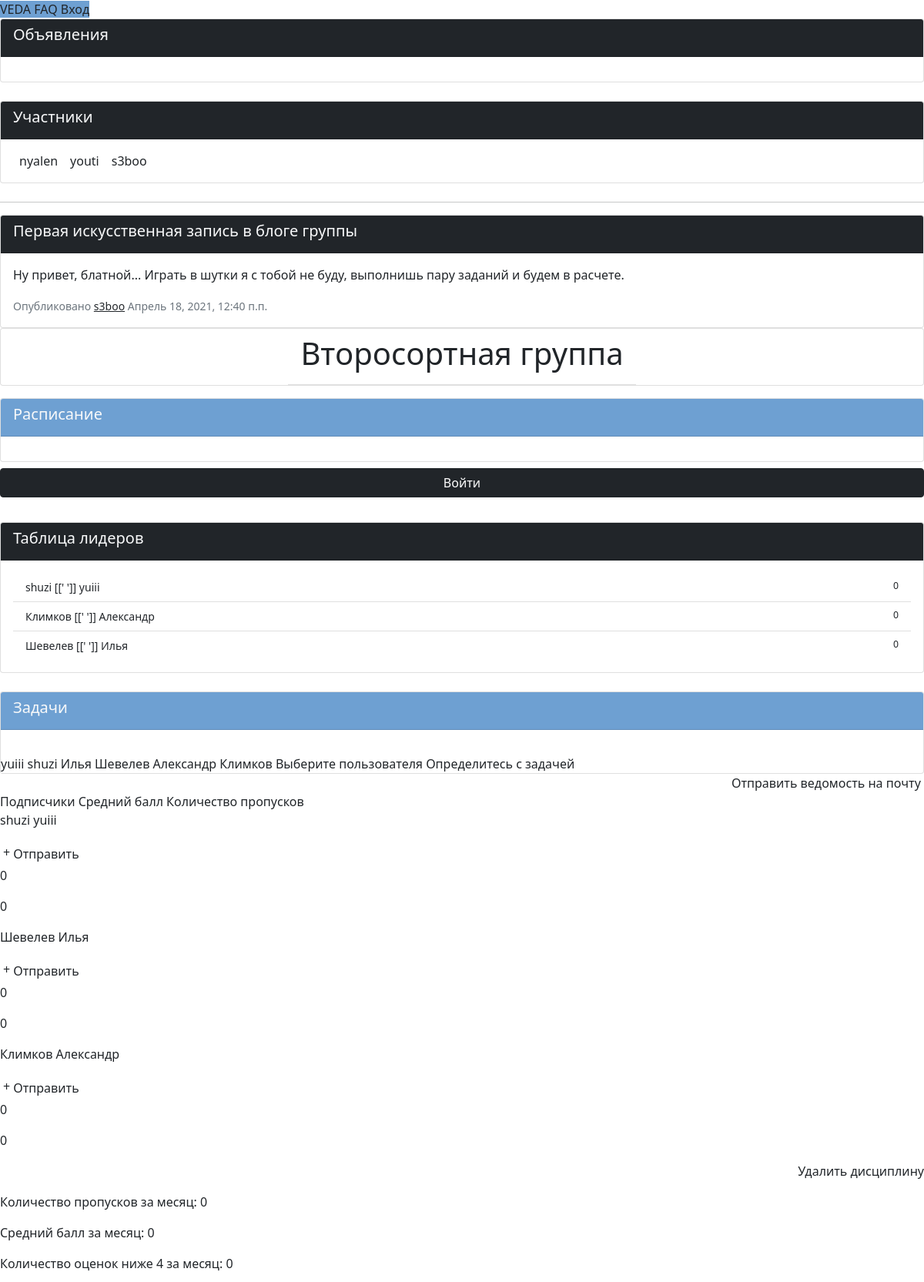
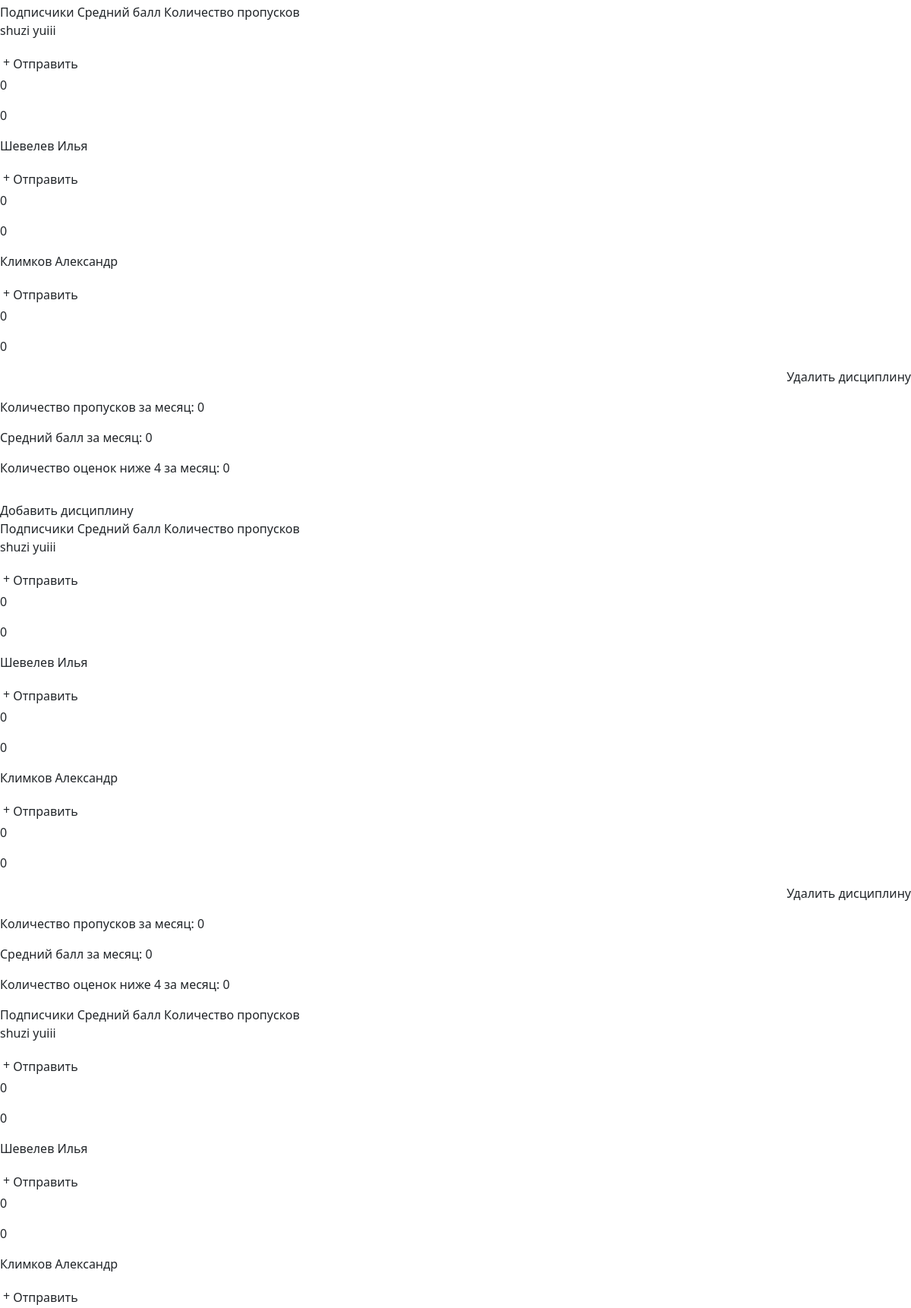
The page /group/2 (upper part) on the database its author committed (2 pictures, top to bottom).
### VEDA_application/models.py (models this page shows, shortened)
class Client(models.Model):
    user = models.OneToOneField(
        User,
        on_delete=models.CASCADE,
    )   # Связь один-к-одному с пользователем
    father = models.ForeignKey(
        Parent,
        on_delete=models.SET_NULL,
        null=True,
        blank=True,
        related_name='father'
    ) # Связь с родителем внешним ключем
    mother =  models.ForeignKey(
        Parent,
        on_delete=models.SET_NULL,
        blank=True,
        null=True,
        related_name='mother'
    ) # Связь с родителем внешним ключом
    status = models.CharField(max_length=100, blank=True, null=True)             # Поле статуса (отображается в профиле пользователя)
    hobbies = models.CharField(max_length=100, blank=True, null=True)            # Поле хобби (используется куратором и отображается в профиле)
    day_of_birthday = models.DateField(null=True)         # Поле дня рождения (используется куратором и отображается в профиле)
    adress = models.CharField(max_length=50, blank=True, null=True)              # Поле адреса (используется только куратором и не виден в профиле)
    vk = models.TextField(blank=True)
    instagram = models.TextField(blank=True)
    gender = models.CharField(choices=(
        ('M', 'Male'),
        ('F', 'Female'),
        ('O', 'Other')
    ), max_length=50, null=True)                          # Пол пользователя в формате первой буквы
    userpic = models.ImageField(upload_to='userpics', null=True, default="default.png")    # Аватар пользователя
    def __str__(self):
            return self.user.username
    class Meta:
        ordering = ['user__last_name', 'user__first_name']

class Group_post(models.Model):
    group = models.ForeignKey(
        Group,
        on_delete=models.CASCADE
    ) # Группа-автор
    author = models.ForeignKey(
        Client,
        on_delete=models.SET_NULL,
        null=True
    ) # Автор поста, может отсутствовать
    article = models.CharField(max_length=50)                   # Заголовок поста
    text = models.TextField()                                   # Сообщение поста, неограниченное количество знаков
    date_of_create = models.DateTimeField(auto_now_add=True)    # Дата и время публикации поста
    post_file_field = models.FileField(null=True, blank=True, upload_to='group_files')
    class Meta():
        ordering = ['-date_of_create']

class Group(models.Model):
    moderators = models.ManyToManyField(
        Client,
        related_name='moderators',
        blank=True,
    ) # Количество модераторов не ограничено, связаны внешней таблицей с Client
    listeners = models.ManyToManyField(
        Client,
        related_name='listeners',
        blank=True,
    ) # Количество подписчиков не ограничено, связаны внешней таблицей с Client
    name = models.CharField(max_length=40)              # Название группы
    tag = models.CharField(max_length=40, null=True)              # Тег для поиска
    hNotices = models.BooleanField()    # видимость блока объявлений
    hTasks = models.BooleanField()      # видимость блока задач
    hSheet = models.BooleanField()      # видимость блока расписания, ведомости, успеваемости

class Discipline(models.Model):
    group = models.ForeignKey(Group, on_delete=models.CASCADE)  # группа для предмета, по которому идет ведомость
    name = models.CharField(max_length=50, blank=False, null=False) # название предмета
    class Meta:
        ordering = ['name']

### VEDA_application/views.py (the view)
# urls.py: re_path('^group/(?P<pk>\S+)$', views.group, name="group"),       # страница конкретной группы, доступ по ключу
def group(request, pk):
    if request.method == "GET":
        group = get_object_or_404(models.Group, pk=pk)
        listeners = group.listeners.all()
        moderators = group.moderators.all()
        notes = Note.objects.filter(group__id=group.id)
        sorted_users = list(set(listeners | moderators))
        sorted_users = sorted(sorted_users, key=lambda user: -get_avg_user(notes, user))
        return render(request, 'group.html', context={
            'group': group,
            'listeners': listeners,
            'moderators': moderators,
            'sorted_users': sorted_users,
            'notices': models.Notice.objects.filter(group__id=group.id),
            'tasks': models.Task.objects.filter(group__id=group.id),
            'posts': models.Group_post.objects.filter(group__id=group.id),
            'sheet': models.Lesson.objects.filter(group__id=group.id),
            'disciplines': models.Discipline.objects.filter(group__id=group.id),
            'days': range(1, 32),
            'notes': notes,
            'months': [
                (1, 'Январь'),
                (2, 'Февраль'),
                (3, 'Март'),
                (4, 'Апрель'),
                (5, 'Май'),
                (6, 'Июнь'),
                (7, 'Июль'),
                (8, 'Август'),
                (9, 'Сентябрь'),
                (10, 'Октябрь'),
                (11, 'Ноябрь'),
                (12, 'Декабрь'),
            ],
        })

### VEDA_application/templates/group.html (shortened to what this page needs)
{% extends 'main_template.html' %}
{% load static %}
{% load veda_extras %}
{% block application %}
  {% include 'borders_template.html' %}
  <b-container id="group" class="mt-5">
    <b-row class="flex-column flex-lg-row">
      <b-col cols=12 lg=8>
        {% if group.hNotices %}
          <div class="card card-outline-secondary m-0">
            <div class="card-header bg-dark text-light">
              <h5>Объявления</h5>
            </div>
            <div class="card-body overflow-auto" style="max-height: 200px;">
            </div>
          </div>
        {% endif %}
        <div class="card card-outline-secondary m-0 {% if group.hNotices %} mt-4 {% else %} mt-0 {% endif %}">
          <div class="card-header bg-dark text-light d-flex justify-content-between align-items-center">
            <h5>Участники</h5>
          </div>
          <div class="card-body">
            <div class="d-flex overflow-auto">
              {% for moderator in moderators %}
                <div id="popover-target-{{ moderator.id }}" class="d-flex flex-column mx-2">
                  {{  moderator.user.username }}
                </div>
              {% endfor %}
              {% for listener in listeners %}
                <div id="popover-target-{{ listener.id }}" class="d-flex flex-column mx-2">
                  {{  listener.user.username }}
                </div>
              {% endfor %}
            </div>
          </div>
        </div>
        <div class="mt-4">
          {% for post in posts %}
            <hr>
            <div class="card card-outline-secondary mt-2">
              <div class="card-header bg-dark text-light">
                <h5>{{ post.article }}</h5>
              </div>
              <div class="card-body">
                <p>{{ post.text }}</p>
                <small class="text-muted">Опубликовано <a class="text-dark" href="{% url 'profile' post.author.id %}">{{ post.author }}</a>  {{ post.date_of_create }}</small>
              </div>
            </div>
          {% endfor %}
        </div>
      </b-col>
      <b-col cols=12 lg=4>
        <div class="card card-outline-secondary m-0 mb-3 no-body d-flex justify-content-center align-items-center">
          <div class="card-header text-dark bg-white">
            <h1>{{ group.name }}</h1>
          </div>
        </div>
        {% if group.hSheet %}
          <div class="card card-outline-secondary m-0">
            <div class="card-header text-light bg-blue">
              <h5>Расписание</h5>
            </div>
            <div class="card-body">
            </div>
          </div>
        {% endif %}
        {% if not user.client in listeners and not user.client in moderators %}
          <b-form method="POST" action="{% url 'group_enter' group.id %}">
            <b-button type="submit" class="btn w-100 btn-dark my-2">
              Войти
            </b-button>
          </b-form>
        {% else %}
          <b-form method="POST" action="{% url 'group_out' group.id %}">
            <b-button class="btn w-100 btn-dark my-2" type="submit">
              Выйти
            </b-button>
          </b-form>
        {% endif %}
        {% if group.hSheet %}
          <div class="card card-outline-secondary m-0 mt-4">
            <div class="card-header bg-dark text-light">
              <h5>Таблица лидеров</h5>
            </div>
            <div class="card-body">
              <div class="list-group list-group-flush">
                {% for student in sorted_users %}
                  <a href="#" class="small list-group-item list-group-item-action d-flex justify-content-between">
                    {{ student.user.last_name }} [[' ']] {{ student.user.first_name }}
                    <small>
                      {% get_avg_user notes student %}
                    </small>
                  </a>
                {% endfor %}
              </div>
            </div>
          </div>
        {% endif %}
        {% if group.hTasks %}
          <div class="card card-outline-secondary m-0 mt-4">
            <div class="card-header bg-blue text-light">
              <h5 class="d-flex justify-content-between align-items-center">Задачи
              </h5>
            </div>
            <div class="card-body">
            </div>
            <b-modal
              id="taskModal"
              v-model="taskModalShow"
              title="Новая задача"
              @show="resetTaskModal"
              @reset="resetTaskModal"
              @ok="taskSubmit">
              <b-form
                id="taskForm"
                method="POST"
                action="{% url 'add_task' group.id %}">
                <b-form-input-group>
                  <b-form-select
                  v-model="taskForm.user"
                  size="lg"
                  class="mt-2 w-100"
                  :state="validateUser">
                    {% for user in listeners %}
                      <b-form-select-option value="{{ user.id }}">{{ user.user.first_name }} {{ user.user.last_name }}</b-form-select-option>
                    {% endfor %}
                    {% for user in moderators %}
                      <b-form-select-option value="{{ user.id }}">{{ user.user.first_name }} {{ user.user.last_name }}</b-form-select-option>
                    {% endfor %}
                  </b-form-select>
                  <b-form-invalid-feedback :state="validateUser">Выберите пользователя</b-form-invalid-feedback>
                </b-form-input-group>
                <b-form-input-group>
                  <b-form-invalid-feedback :state="validateTaskContent">Определитесь с задачей</b-form-invalid-feedback>
                </b-form-input-group>
              </b-form>
            </b-modal>
          </div>
        {% endif %}
      </b-col>
    </b-row>
    <b-modal size="xl" v-model="modalShow" title="Ведомость группы">
      <div class="d-flex justify-content-end align-items-center">
        <b-form
          method="POST"
          action="{% url 'get_results' group.id %}">
          <span class="text-dark">Отправить ведомость на почту</span>
        </b-form>
      </div>
      <b-tabs content-class="mt-2">
        {% for in_number_month, month in months %}
          <b-tab title="{{ month }}">
            <b-tabs small>
              {% for discipline in disciplines %}
                <b-tab title="{{ discipline.name }}">
                  <b-row class="my-3">
                    <b-col cols=7>
                      Подписчики
                    </b-col>
                    <b-col cols=2>
                      Средний балл
                    </b-col>
                    <b-col cols=3>
                      Количество пропусков
                    </b-col>
                  </b-row>
                  {% for student in listeners %}
                    <b-row class="align-items-center">
                      <b-col cols=3 class="align-items-center">
                        <p> {{ student.user.last_name }} {{ student.user.first_name }}</p>
                      </b-col>
                      <b-col cols=4>
                        <div class="d-flex justify-content-start align-items-center mb-1 overflow-x">
                          <b-button
                            size="sm"
                            pill variant="dark"
                            class="mx-1"
                            id="target-add-{{ student.id }}-{{ discipline.id}}-{{ in_number_month}}">
                            +
                          </b-button>
                          <b-popover target="target-add-{{ student.id }}-{{ discipline.id}}-{{ in_number_month}}">
                            <b-form
                              method="POST"
                              action="{% url 'add_note' group.id student.id %}">
                              <b-button variant="dark" class="mt-1 w-100" type="submit">Отправить</b-button>
                            </b-form>
                          </b-popover>
                        </div>
                      </b-col>
                      <b-col cols=2>
                        <p>{% get_avg_user_month_discipline notes student in_number_month discipline %}</p>
                      </b-col>
                      <b-col cols=2>
                        <p>{% get_count_n_user_month_discipline notes student in_number_month discipline %} </p>
                      </b-col>
                    </b-row>
                  {% endfor %}
                  {% for student in moderators %}
                    <b-row class="align-items-center">
                      <b-col cols=3 class="align-items-center">
                        <p> {{ student.user.last_name }} {{ student.user.first_name }}</p>
                      </b-col>
                      <b-col cols=4>
                        <div class="d-flex justify-content-start align-items-center mb-1 overflow-x">
                          <b-button
                            size="sm"
                            pill variant="dark"
                            class="mx-1"
                            id="target-add-{{ student.id }}-{{ discipline.id}}">
                            +
                          </b-button>
                          <b-popover target="target-add-{{ student.id }}-{{ discipline.id}}">
                            <b-form
                              method="POST"
                              action="{% url 'add_note' group.id student.id %}">
                              <b-button variant="dark" class="mt-1 w-100" type="submit">Отправить</b-button>
                            </b-form>
                          </b-popover>
                        </div>
                      </b-col>
                      <b-col cols=2>
                        <p>{% get_avg_user_month_discipline notes student in_number_month discipline %}</p>
                      </b-col>
                      <b-col cols=2>
                        <p>{% get_count_n_user_month_discipline notes student in_number_month discipline %} </p>
                      </b-col>
                    </b-row>
                  {% endfor %}
                  <div class="d-flex my-3 justify-content-end">
                    <b-form
                      action="{% url 'remove_discipline' discipline.id %}"
                      method="POST">
                      <b-button type="submit" variant="danger">Удалить дисциплину</b-button>
                    </b-form>
                  </div>
                  <div class="d-flex flex-column justify-content-around">
                    <p> Количество пропусков за месяц: {% get_count_n_month_discipline notes in_number_month discipline %}</p>
                    <p> Средний балл за месяц: {% get_avg_month_discipline notes in_number_month discipline %}</p>
                    <p> Количество оценок ниже 4 за месяц: {% get_count_neud_month_discipline notes in_number_month discipline %}</p>
                  </div>
                </b-tab>
              {% endfor %}
              <b-tab title="+">
                <b-form
                  method="POST"
                  action="{% url 'add_discipline' group.id %}"
                  class="mt-3">
                  <b-button type="submit" variant="dark" class="mt-3 w-100">Добавить дисциплину</b-button>
                </b-form>
              </b-tab>
            </b-tabs>
          </b-tab>
        {% endfor %}
      </b-tabs>
    </b-modal>
  </b-container>
{% endblock application %}

### rows shown on the page
Client: user.username "nyalen", user.last_name "Климков", user.first_name "Александр", get_avg_user "0", {{ user.id }} 2 (drawn), get_avg_user_month_discipline "0", get_count_n_user_month_discipline "0"
Client: user.username "youti", user.last_name "shuzi", user.first_name "yuiii", get_avg_user "0", {{ user.id }} 17 (drawn), get_avg_user_month_discipline "0", get_count_n_user_month_discipline "0"
Client: user.username "s3boo", user.last_name "Шевелев", user.first_name "Илья", get_avg_user "0", {{ user.id }} 1 (drawn), get_avg_user_month_discipline "0", get_count_n_user_month_discipline "0"
Group_post: article "Первая искусственная запись в блоге группы", text "Ну привет, блатной... Играть в шутки я с тобой не буду, выполнишь пару заданий и будем в расчете.", author "s3boo", date_of_create "Апрель 18, 2021, 12:40 п.п."
Group: name "Второсортная группа"
Discipline: get_count_n_month_discipline "0", get_avg_month_discipline "0", get_count_neud_month_discipline "0"
Discipline: get_count_n_month_discipline "0", get_avg_month_discipline "0", get_count_neud_month_discipline "0"
